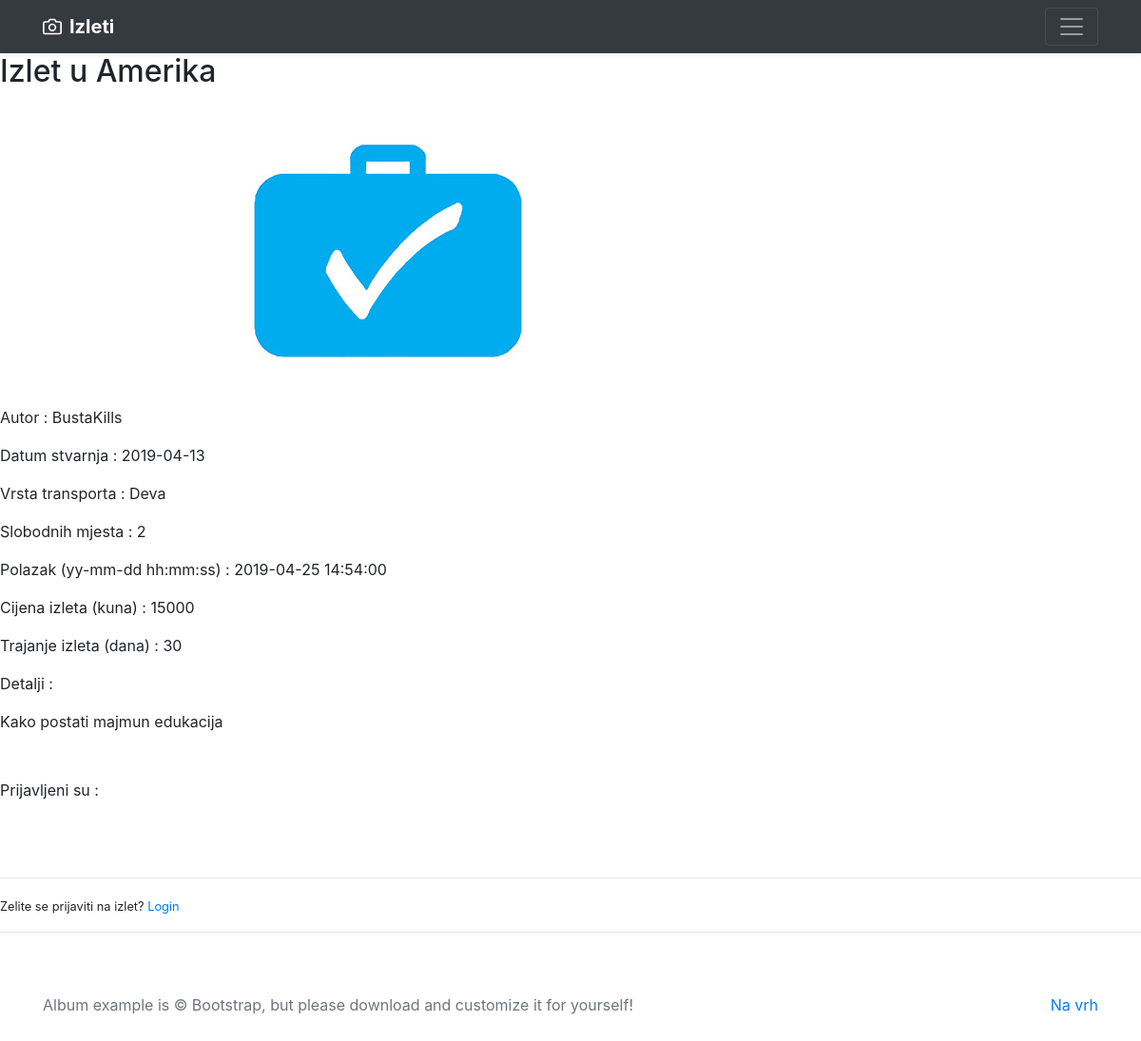
Page /show_trip/2 on the committed database.
### app/models.py (models this page shows, shortened)
class Trip(db.Model):
    id = db.Column(db.Integer, primary_key=True)
    location = db.Column(db.String(100), nullable=False)
    user_id = db.Column(db.Integer, db.ForeignKey('user.id'), nullable=False)
    date_created = db.Column(db.DateTime, nullable=False, default=datetime.utcnow)
    price = db.Column(db.Integer, nullable=False)
    people_number = db.Column(db.Integer, nullable=False)
    starting_at = db.Column(db.DateTime, nullable=False)
    transport_type = db.Column(db.String(30), nullable=False)
    trip_duration = db.Column(db.Integer, nullable=False)
    details = db.Column(db.Text, nullable=False)
    image_file = db.Column(db.String(20), nullable=False, default='trip_default.jpg')

class User(db.Model, UserMixin):
    id = db.Column(db.Integer, primary_key=True)
    first_name = db.Column(db.String(25), nullable=False)
    last_name = db.Column(db.String(25), nullable=False)
    full_name = db.Column(db.String(51), nullable=False)
    username = db.Column(db.String(20), unique=True, nullable=False)
    email = db.Column(db.String(50), unique=True, nullable=False)
    address = db.Column(db.String(60))
    country = db.Column(db.String(30))
    phone_number = db.Column(db.String(25))
    gender = db.Column(db.Enum('male', 'female'), nullable=False)
    birth_date = db.Column(db.Date)
    about_me = db.Column(db.String(120))
    date_joined = db.Column(db.DateTime, nullable=False, default=datetime.utcnow)
    active = db.Column(db.Enum('yes', 'no'), default='yes')
    image_file = db.Column(db.String(20), nullable=False, default='default.jpg')
    password = db.Column(db.String(60), nullable=False)
    trips = db.relationship('Trip', backref='author', lazy=True)
    trips_joined = db.relationship('Trip', secondary=user_identifier, lazy='subquery',
                                   backref=db.backref('users', lazy=True))

### app/trips/routes.py (the view)
@trips.route("/show_trip/<int:trip_id>")
def show_trip(trip_id):
    selected_trip = Trip.query.get_or_404(trip_id)
    mydict = {}
    users = User.query.filter(User.trips_joined.any(id=trip_id)).all()
    mydict[trip_id] = [x.username for x in users]
    return render_template('show_trip.html', title=selected_trip.location, trip=selected_trip, mydict=mydict,
                           users=users)

### app/templates/show_trip.html (shortened to what this page needs)
{% extends "layout.html" %}
{% block content %}
{% set iterated = {'i': False} %}
    <article>
        <h2>Izlet u {{ trip.location }}</h2>
        <div>
            <img src="{{ url_for('static', filename='trip_pics/' + trip.image_file) }}">
            <p>Autor : {{ trip.author.username }}</p>
            <p>Datum stvarnja : {{ trip.date_created.strftime('%Y-%m-%d') }}</p>
            <p>Vrsta transporta : {{ trip.transport_type }}</p>
            <p>Slobodnih mjesta : {{ trip.people_number }}</p>
            <p>Polazak (yy-mm-dd hh:mm:ss) : {{ trip.starting_at }}</p>
            <p>Cijena izleta (kuna) : {{ trip.price }}</p>
            <p>Trajanje izleta (dana) : {{ trip.trip_duration }}</p>
            <p>Detalji :</p>
            <article>{{ trip.details }}</article>
            <br><br>
            <p>Prijavljeni su : </p>
            {% set iterated = {'i': False} %}
            <br><br>
            <hr>
            {% if current_user.is_authenticated %}
                {% if current_user == trip.author %}
                <p><i>Vi ste autor putovanja.</i></p>
                {% endif %}
                {% if not iterated.i %}
                <a href="{{ url_for('users.add_traveler', trip_id=trip.id) }}">Prijavi se!</a>
                {% elif  iterated.i %}
                <p><i>Prijavljeni ste na ovaj izlet!</i><br>
                    <a href="{{ url_for('users.remove_traveler', trip_id=trip.id) }}">Odjavi se</a></p>
                {% endif %}
            {% else %}
                <small>Zelite se prijaviti na izlet? <a href="{{ url_for('users.login') }}">Login</a></small>
            {% endif %}
            <hr>
            </div>
        </article>
{% endblock content %}

### rows in the picture
Trip: location "Amerika", image_file (placeholder picture), date_created "2019-04-13", transport_type "Deva", people_number "2", starting_at "2019-04-25 14:54:00", price "15000", trip_duration "30", details "Kako postati majmun edukacija"
User: author.username "BustaKills"
